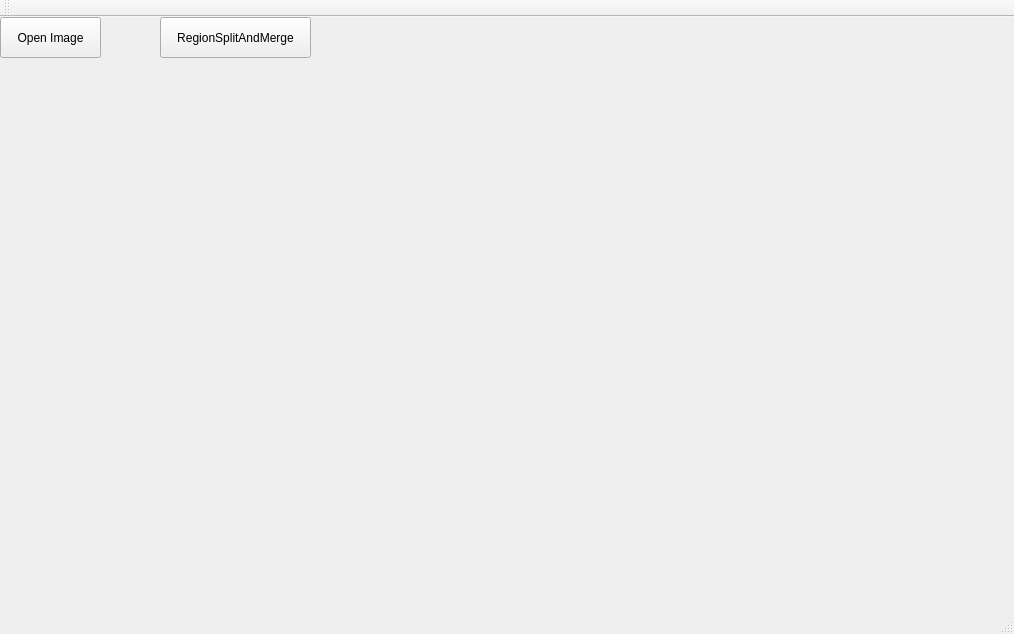
<?xml version="1.0" encoding="UTF-8"?>
<ui version="4.0">
 <class>MainWindow</class>
 <widget class="QMainWindow" name="MainWindow">
  <property name="geometry">
   <rect>
    <x>0</x>
    <y>0</y>
    <width>1014</width>
    <height>634</height>
   </rect>
  </property>
  <property name="windowTitle">
   <string>MainWindow</string>
  </property>
  <widget class="QWidget" name="centralWidget">
   <widget class="QPushButton" name="OpenImageButton">
    <property name="geometry">
     <rect>
      <x>0</x>
      <y>0</y>
      <width>101</width>
      <height>41</height>
     </rect>
    </property>
    <property name="text">
     <string>Open Image</string>
    </property>
   </widget>
   <widget class="QLabel" name="DisplayImageLabel">
    <property name="geometry">
     <rect>
      <x>20</x>
      <y>90</y>
      <width>901</width>
      <height>441</height>
     </rect>
    </property>
    <property name="text">
     <string/>
    </property>
   </widget>
   <widget class="QPushButton" name="SegmentButton">
    <property name="geometry">
     <rect>
      <x>160</x>
      <y>0</y>
      <width>151</width>
      <height>41</height>
     </rect>
    </property>
    <property name="text">
     <string>RegionSplitAndMerge</string>
    </property>
   </widget>
  </widget>
  <widget class="QMenuBar" name="menuBar">
   <property name="geometry">
    <rect>
     <x>0</x>
     <y>0</y>
     <width>1014</width>
     <height>23</height>
    </rect>
   </property>
  </widget>
  <widget class="QToolBar" name="mainToolBar">
   <attribute name="toolBarArea">
    <enum>TopToolBarArea</enum>
   </attribute>
   <attribute name="toolBarBreak">
    <bool>false</bool>
   </attribute>
  </widget>
  <widget class="QStatusBar" name="statusBar"/>
 </widget>
 <layoutdefault spacing="6" margin="11"/>
 <resources/>
 <connections/>
</ui>
